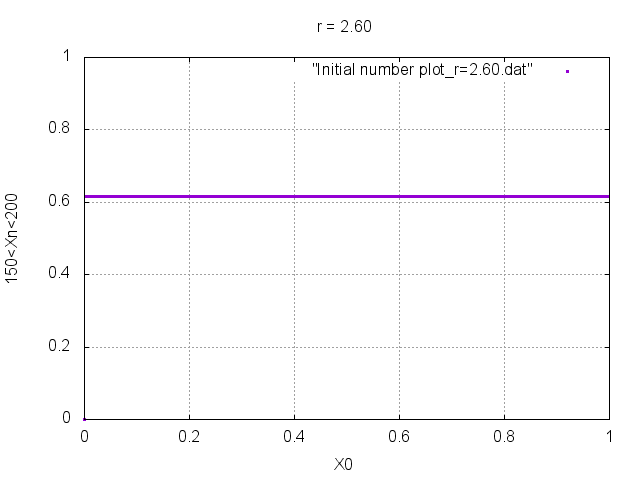

Generate this figure with gnuplot:
set grid
set title "r = 2.60"
set xrange [0:1]
set yrange [0:1]
set xlabel "X0"
set ylabel "150<Xn<200"
plot "Initial number plot_r=2.60.dat"with points pt 5 ps 0.2
pause 2
set terminal png
set output "Initial number plot_r=2.60.png"
replot
set terminal x11
